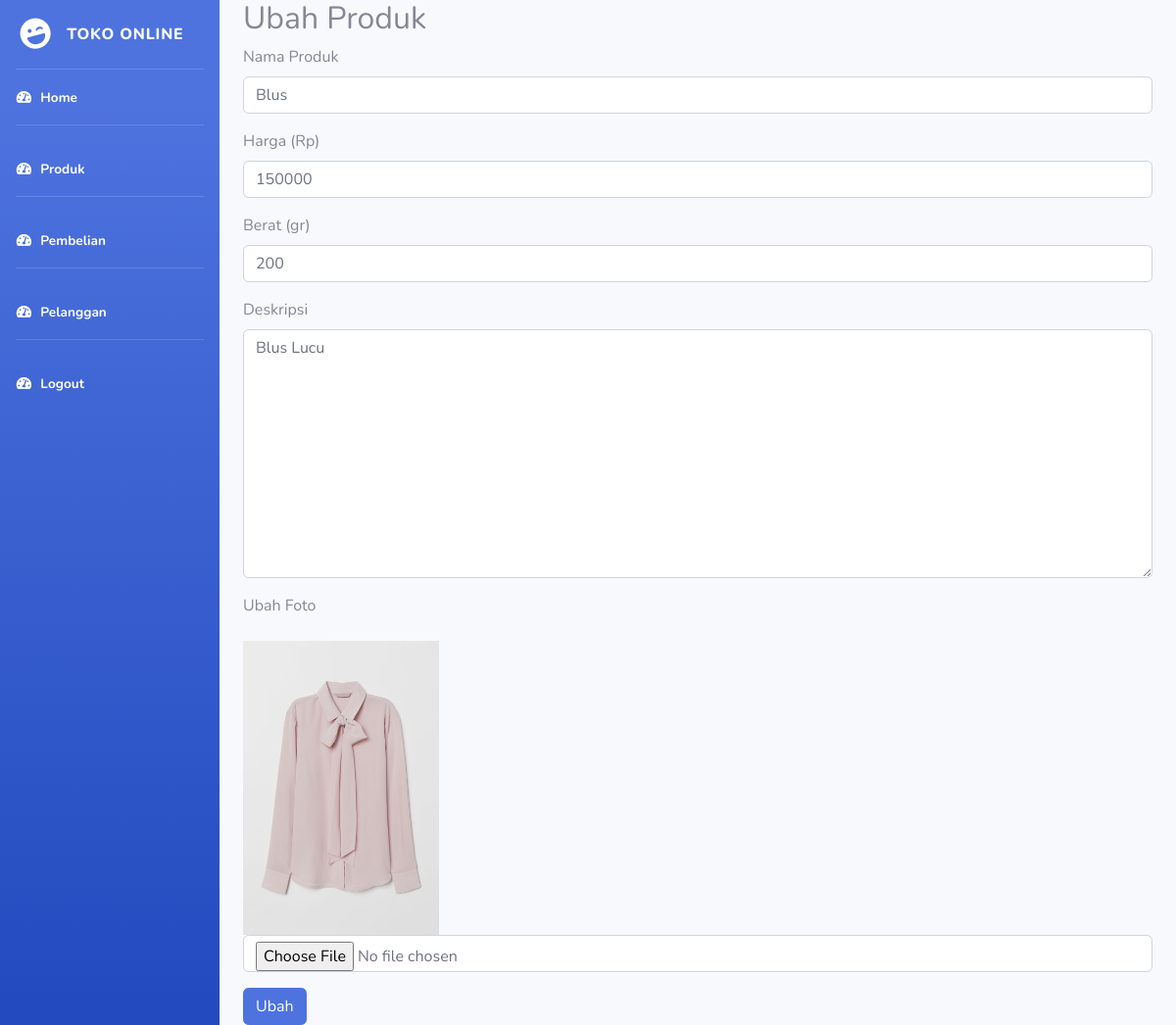
The app's page /Admin/index.php?halaman=ubahproduk&id=7 (signed in) with its own data.
### tables this page shows
CREATE TABLE `produk` (
  `id_produk` int(11) NOT NULL,
  `nama_produk` varchar(100) NOT NULL,
  `harga_produk` int(11) NOT NULL,
  `berat_produk` int(11) NOT NULL,
  `foto_produk` varchar(100) NOT NULL,
  `deskripsi_produk` text NOT NULL,
  `stok_produk` int(5) NOT NULL
);

### Admin/ubahproduk.php (the view, shortened to what this page needs)
<h2> Ubah Produk </h2>
<?php
$data = $koneksi->query("SELECT * FROM produk WHERE id_produk='$_GET[id]'");
$detail=$data->fetch_assoc();
?>
<form method="POST" enctype="multipart/form-data">
    <div class="form-group">
        <label> Nama Produk </label>
        <input type="text" class="form-control" name="nama" value="<?php echo $detail['nama_produk']; ?>">
    </div>
    <div class="form-group">
        <label> Harga (Rp) </label>
        <input type="number" class="form-control" name="harga" value="<?php echo $detail['harga_produk']; ?>">
    </div>
    <div class="form-group">
        <label> Berat (gr) </label>
        <input type="number" class="form-control" name="berat" value="<?php echo $detail['berat_produk']; ?>">
    </div>
    <div class="form-group">
        <label> Deskripsi </label>
        <textarea class="form-control" name="deskripsi" rows="10"><?php echo $detail['deskripsi_produk']; ?> </textarea>
    </div>
    <div class="form-group">
        <label> Ubah Foto </label>
    </div>
    <div class="form-group">
        <img src="./foto_produk/<?php echo $detail['foto_produk'] ?>"  width="200">
        <input type="file" class="form-control" name="foto">
    </div>
    <button class="btn btn-primary" name="ubah">Ubah</button>
</form>

### records on screen
produk: nama "Blus", harga "150000", berat "200", deskripsi "Blus Lucu", foto_produk (picture)
